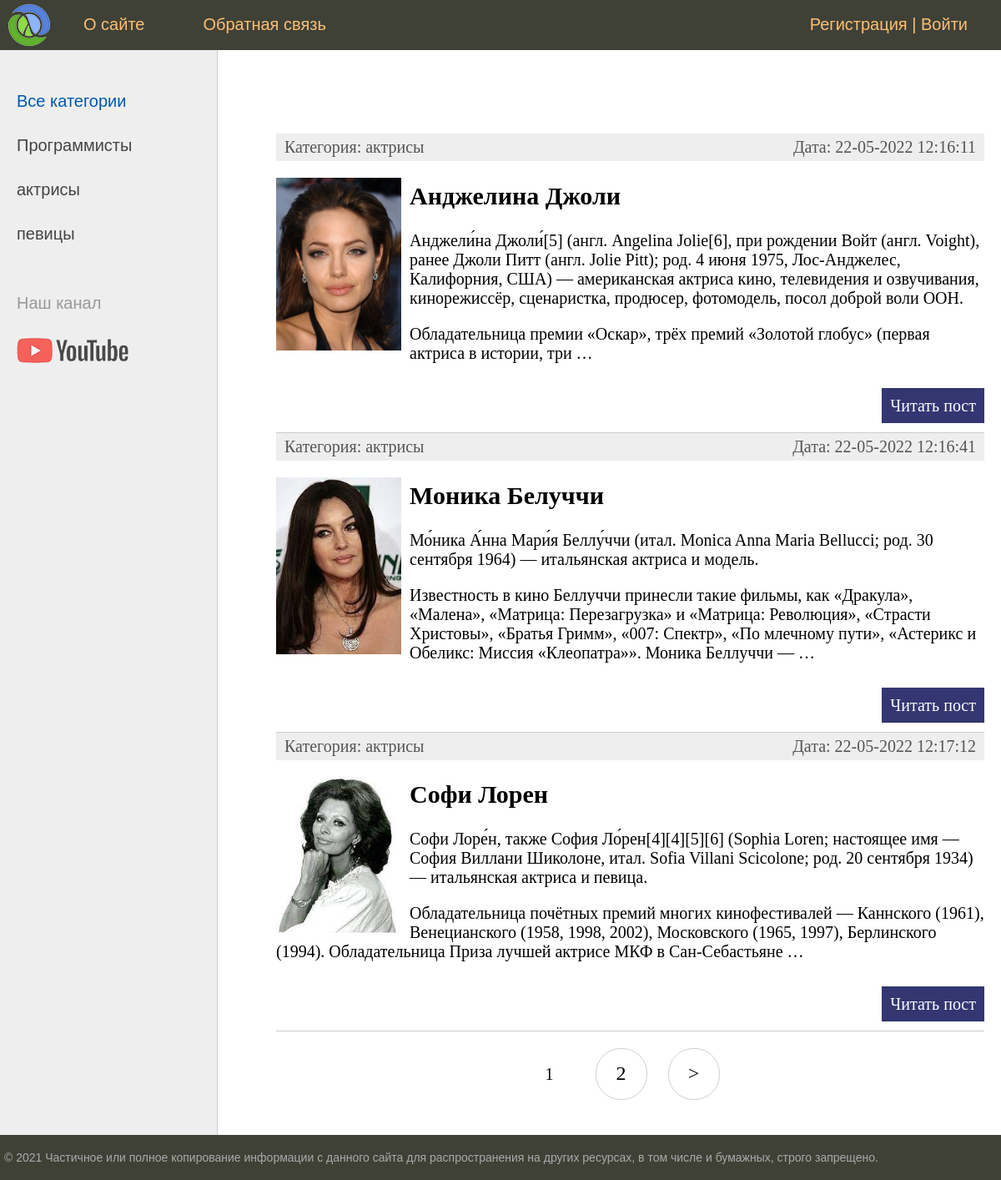
The page / on the database its author committed.
### women/models.py (models this page shows, shortened)
class Category(models.Model):
    name = models.CharField(max_length=100, db_index=True, verbose_name='Название категории')
    slug = models.SlugField(max_length=255, unique=True, db_index=True, verbose_name="URL")
    def __str__(self):
        return self.name
    def get_absolute_url(self):
        return reverse('category', kwargs={'cat_slug': self.slug})
    class Meta:
        verbose_name = 'Категория'
        verbose_name_plural = 'Категории'
        ordering = ['id']

class Women(models.Model):
    title = models.CharField(max_length=255, verbose_name='Заголовок')
    slug = models.SlugField(max_length=255, unique=True, db_index=True, verbose_name="URL")
    content = models.TextField(blank=True, verbose_name='Текст статьи')
    photo = models.ImageField(upload_to='photos/%Y/%m/%d', verbose_name='Фото')
    time_create = models.DateTimeField(auto_now_add=True, verbose_name='Время создания')
    time_update = models.DateTimeField(auto_now=True, verbose_name='время изменения')
    is_published = models.BooleanField(default=True, verbose_name='Публикация')
    cat = models.ForeignKey('Category', on_delete=models.PROTECT, verbose_name='Категория')
    def get_absolute_url(self):
        return reverse('post', kwargs={'post_slug': self.slug})
    class Meta:
        verbose_name = 'Известные женщины'
        verbose_name_plural = 'Известные женщины'
        ordering = ['id']

### women/views.py (the view)
# urls.py: path('', cache_page(60)(WomenHome.as_view()), name='home'),
class WomenHome(DataMixin, ListView):
    model = Women
    template_name = 'women/index.html'
    context_object_name = 'posts'
    def get_context_data(self, object_list=None, **kwargs):
        context = super().get_context_data(**kwargs)
        c_def = self.get_user_context(title='Главная страница')
        context = dict(list(context.items())+list(c_def.items()))
        return context
    def get_queryset(self):
        return Women.objects.filter(is_published=True).select_related('cat')

### women/templatetags/women_tags.py (called while the page is built)
@register.inclusion_tag('women/list_categories.html')
def show_categories(sort=None, cat_selected=0):
    if not sort:
        cats = Category.objects.all()
    else:
        cats = Category.objects.order_by(sort)
    return {'cats':cats, 'cat_selected': cat_selected}

### women/utils.py (called while the page is built)
    def get_user_context(self, **kwargs):
        context = kwargs
        cats = Category.objects.annotate(Count('women'))
        user_menu = menu.copy()
        if not self.request.user.is_authenticated:
            user_menu.pop(1)
        context['menu'] = user_menu
        context['cats'] = cats
        if 'cat_selected' not in context:
            context['cat_selected'] = 0
        return context

### women/templates/women/index.html (shortened to what this page needs)
{% extends 'women/base.html' %}
{% block content %}
<ul class="list-articles">
	{% for p in posts %}
			<li><div class="article-panel">
	<p class="first">Категория: {{p.cat}}</p>
	<p class="last">Дата: {{p.time_update|date:"d-m-Y H:i:s"}}</p>
</div>
{% if p.photo %}
	<p><img class="img-article-left thumb" src="{{p.photo.url}}"></p>
{% endif %}
				<h2>{{p.title}}</h2>
	{% autoescape on %}
	{{p.content|linebreaks|truncatewords:50}}
	{% endautoescape %}
			<p class="link-read-post"><a href="{{ p.get_absolute_url }}">Читать пост</a></p>
			</li>
	{% endfor %}
</ul>
{% endblock %}

### women/templates/women/base.html (shortened to what this page needs)
{% load static %}
{% load women_tags %}
<!DOCTYPE html>
<html>
<head>
	<link type="text/css" href="{% static 'women/css/styles.css' %}" rel="stylesheet" />
</head>
<body>
<table class="table-page" border=0 cellpadding="0" cellspacing="0">
<tr><td valign=top>
{% block mainmenu %}
		<div class="header">
			<ul id="mainmenu" class="mainmenu">
			<li class="logo"><a href="{% url 'home' %}"><div class="logo"></div></a></li>
{% for m in menu %}
			<li><a href="{% url m.url_name %}">{{m.title}}</a></li>
{% endfor %}
				{% if request.user.is_authenticated %}
				<li class="last">{{ user.username }} | <a href="{% url 'logout' %}">Выйти</a></li>
				{% else %}
				<li class="last"><a href="{% url 'register' %}">Регистрация</a> | <a href="{% url 'login' %}">Войти</a></li>
				{% endif %}
			</ul>
		</div>
{% endblock mainmenu %}
<table class="table-content" border=0 cellpadding="0" cellspacing="0">
<tr>
	<td valign="top" class="left-chapters">
	<ul id="leftchapters">
{% if cat_selected == 0 %}
		<li class="selected">Все категории</li>
{% else %}
		<li><a href="{% url 'home' %}">Все категории</a></li>
{% endif %}
{% for c in cats %}
{% if c.women__count > 0 %}
	{% if c.pk == cat_selected %}
		<li class="selected">{{c.name}}</li>
	{% else %}
		<li><a href="{{ c.get_absolute_url }}">{{c.name}}</a></li>
	{% endif %}
{% endif %}
{% endfor %}
		<li class="share">
		<p>Наш канал</p>
		<a class="share-yt" href="https://www.youtube.com/channel/UClJzWfGWuGJL2t-3dYKcHTA/playlists" target="_blank" rel="nofollow"></a>
		</li>
	</ul>
</td>
<td valign="top" class="content">
	<div class="content-text">
{% block content %}
{% endblock %}
{% if page_obj.has_other_pages %}
<nav class="list-pages">
	<ul>
		{% for p in paginator.page_range %}
		{% if page_obj.number == p %}
		<li class="page-num page-num-selected">{{ p }}</li>
		{% elif p >= page_obj.number|add:-2 and p <= page_obj.number|add:2 %}
		<li class="page-num">
			<a href="?page={{ p }}">{{ p }}</a>
		</li>
		{% endif %}
		{% endfor %}
{% if page_obj.has_next %}
		<li class="page-num">
			<a href="?page={{ page_obj.next_page_number }}">&gt;</a>
		</li>
{% endif %}
	</ul>
</nav>
{% endif %}
	</div>
</td></tr></table>
</td></tr>
<tr><td valign=top>
	<div id="footer">
		<p>&copy; 2021 Частичное или полное копирование информации с данного сайта для распространения на других ресурсах, в том числе и бумажных, строго запрещено.</p>
	</div>
</td></tr></table>
</body>
</html>

### women/static/women/css/styles.css (style rules this page uses)
html, body { font-family: 'Arial'; margin: 0; padding: 0; height: 100%; width: 100%; color: #444; }
a { color: #0059b2; text-decoration: none; }
img { max-width: 600px; height: auto; }
img.img-article-left { max-width: 300px; height: auto; float: left; padding: 0 10px 10px 0; }
img.img-article-left.thumb { max-width: 150px; height: auto; }
p.link-read-post { text-align: right; }
p.link-read-post a { padding: 10px; min-width: 100px; background: #333671; color: #fff; text-decoration: none; }
div.article-panel { background: #eee; padding: 5px 10px 5px 10px; box-sizing: border-box; overflow: hidden; color: #555; }
div.article-panel p.first { margin: 0; float: left; }
div.article-panel p.last { margin: 0; float: right; }
ul.list-articles { list-style: none; margin: 0; padding: 0; }
ul.list-articles li { border-bottom: 1px solid #ccc; }
.table-page { width: 100%; height: 100%; vertical-align: top; }
.table-page tr { height: 100%; }
.header { background: #3F4137; height: 60px; }
.logo { background: url('../images/logo.png') no-repeat 10px 5px; width: 70px; height: 60px; }
ul.mainmenu { list-style: none; margin: 0; padding: 0; height: 60px; color: #fdc073; font-size: 20px; overflow: hidden; }
ul.mainmenu li { float: left; margin: 18px 40px 0 30px; }
ul.mainmenu li.logo { margin: 0; }
ul.mainmenu li.last { float: right; }
ul.mainmenu li a { color: #fdc073; text-decoration: none; }
.table-content { width: 100%; min-height: 100%; height: 100%; }
.left-chapters { margin: 0; background: #eee; border-right: 1px solid #ccc; min-height: 100%; }
.left-chapters ul { width: 230px; min-height: 100%; margin: 0; padding: 20px 10px 10px 20px; list-style: none; font-size: 20px; }
.left-chapters ul li { margin: 30px 0 0 0; color: #999; }
.left-chapters ul li.selected { color: #0059b2; }
.left-chapters ul li a { color: #444; text-decoration: none; }
.left-chapters ul li.share { margin: 60px 0 0 0; }
.left-chapters ul li.share p { margin: 30px 0 30px 0; }
.left-chapters ul li.share a { display: inline-block; width: 40px; height: 40px; margin: 0 20px 0 0; }
.left-chapters ul li.share a.share-yt { width: 100%; height: 30px; background: url('../images/share_yt.png') no-repeat 0 0 }
.content { padding: 40px 20px 20px 40px; width: 100%; box-sizing: border-box; }
.content-text { margin: 60px 0 0 30px; color: #000; font-size: 20px; font-family: Yandex Sans Display Light; }
#footer { box-sizing: border-box; background: #3F4137; padding: 5px; color: #aaa; font-size: 14px; font-family: Verdana, Geneva, Arial, Helvetica; text-align: left; overflow: hidden; }
.list-pages { text-align: center; margin: 0 0 20px 0; }
.list-pages ul { margin: 20px 0 0 0; padding: 0; list-style: none; }
.list-pages ul li { display: inline-block; margin: 0 20px 0 0; }
.list-pages a { color: #000; font-size: 24px; text-decoration: none; }
.list-pages .page-num, .page-num-selected { display: inline-block; width: 60px; height: 44px; padding: 16px 0 0 0; border: 1px solid #d0d0d0; border-radius: 30px; }
.list-pages .page-num-selected { border: none; color: #000; font-size: 20px; }

### rows shown on the page
Category: name "Программисты"
Category: name "актрисы"
Category: name "певицы"
Women: cat "актрисы", time_update "22-05-2022 12:16:11", photo (picture), title "Анджелина Джоли", content "Анджели́на Джоли́[5] (англ. Angelina Jolie[6], при рождении Войт (англ. Voight), ранее Джоли Питт (англ. Jolie Pitt); род. 4 июня 1975, Лос-Анджелес, Калифорния, США) — американская актриса кино, телевидения и озвучивания, кинорежиссёр, сценаристка, продюсер, фотомодель, посол доброй воли ООН. Обладательница премии «Оскар», трёх премий «Золотой глобус» (первая актриса в истории, три …"
Women: cat "актрисы", time_update "22-05-2022 12:16:41", photo (picture), title "Моника Белуччи", content "Мо́ника А́нна Мари́я Беллу́ччи (итал. Monica Anna Maria Bellucci; род. 30 сентября 1964) — итальянская актриса и модель. Известность в кино Беллуччи принесли такие фильмы, как «Дракула», «Малена», «Матрица: Перезагрузка» и «Матрица: Революция», «Страсти Христовы», «Братья Гримм», «007: Спектр», «По млечному пути», «Астерикс и Обеликс: Миссия «Клеопатра»». Моника Беллуччи — …"
Women: cat "актрисы", time_update "22-05-2022 12:17:12", photo (picture), title "Софи Лорен", content "Софи Лоре́н, также София Ло́рен[4][4][5][6] (Sophia Loren; настоящее имя — София Виллани Шиколоне, итал. Sofia Villani Scicolone; род. 20 сентября 1934) — итальянская актриса и певица. Обладательница почётных премий многих кинофестивалей — Каннского (1961), Венецианского (1958, 1998, 2002), Московского (1965, 1997), Берлинского (1994). Обладательница Приза лучшей актрисе МКФ в Сан-Себастьяне …"

### other values the page prints
{{ m.title }} "О сайте" "Обратная связь"
{{ p }} "1"
{{ p }} "2"
